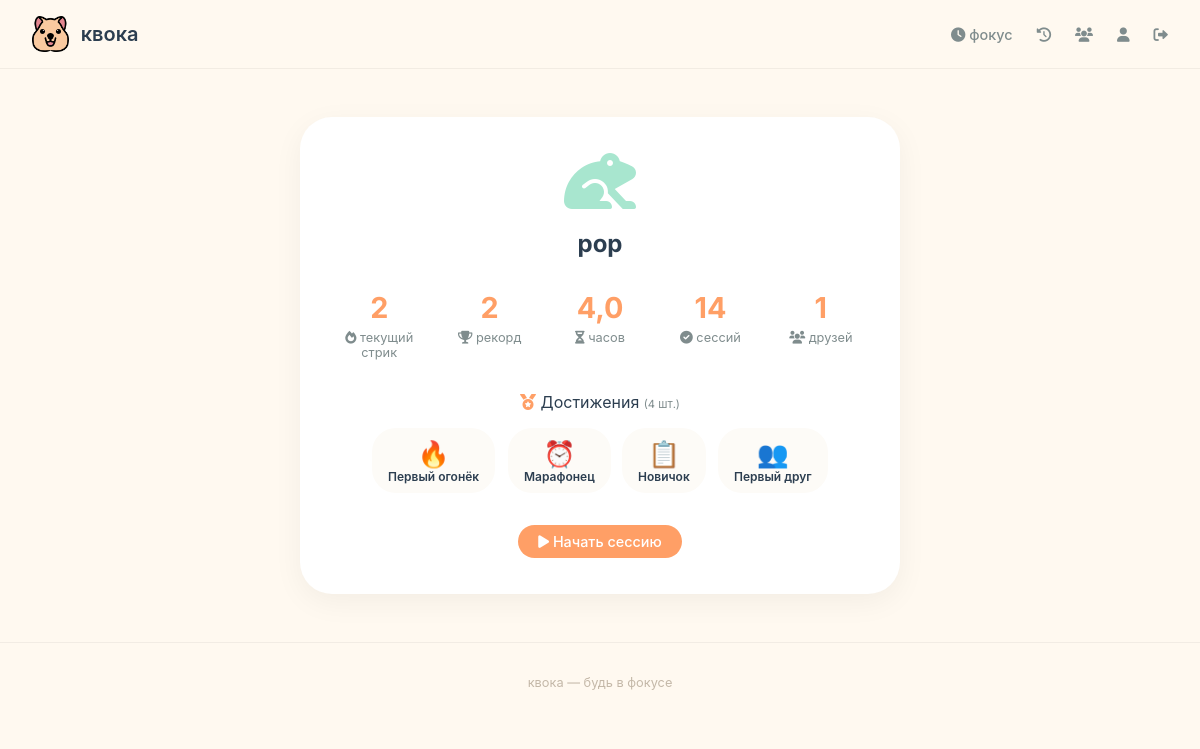
The page /profile/ (signed in) on the database as committed earlier.
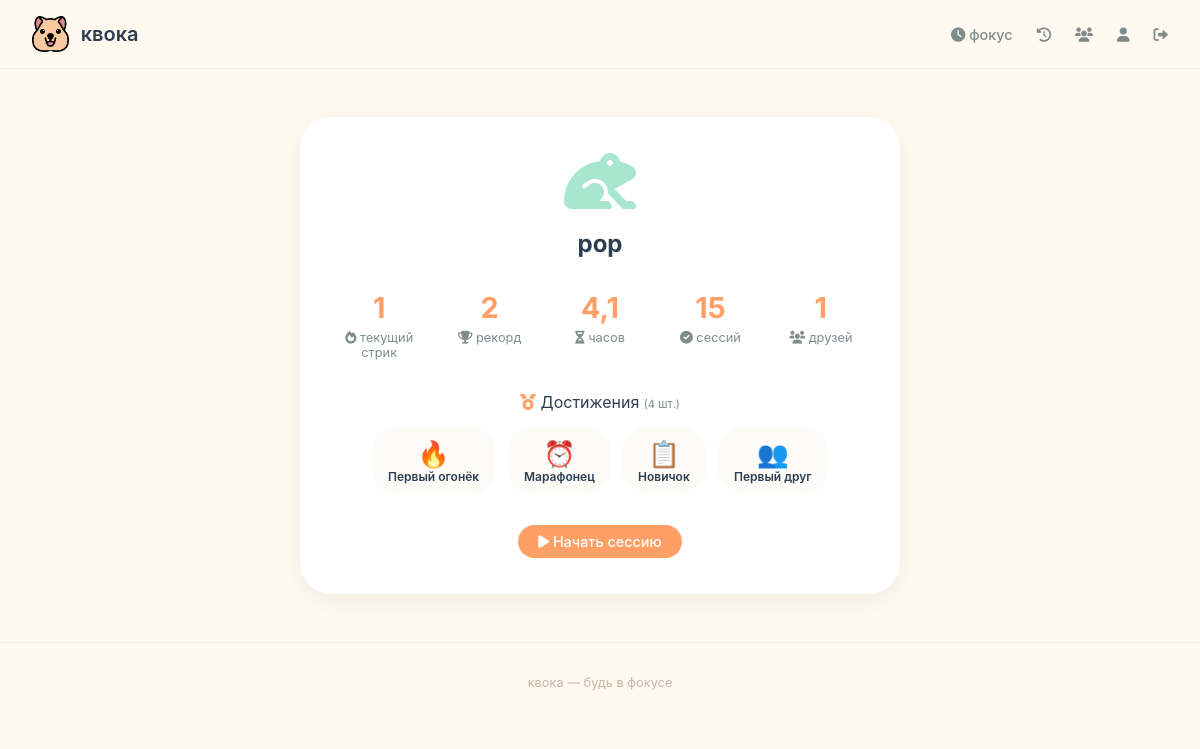
The same page on the database as committed later.
### core/models.py (models this page shows, shortened)
class User(AbstractUser):
    avatar = models.ImageField(upload_to='avatars/', blank=True, null=True)
    total_hours = models.FloatField(default=0.0)
    current_days = models.IntegerField(default=0)
    max_days = models.IntegerField(default=0)
    last_focus_date = models.DateField(null=True, blank=True)
    total_sessions = models.IntegerField(default=0)  # всего сессий
    total_videos_watched = models.IntegerField(default=0)  # просмотрено видео
    total_pdfs_read = models.IntegerField(default=0)  # прочитано PDF
    def get_achievements_list(self):
        return self.earned_achievements.select_related('achievement').all()
    def get_friends_count(self):
        from friends.models import Friend
        return Friend.objects.filter(
            models.Q(from_user=self, status='accepted') |
            models.Q(to_user=self, status='accepted')
        ).count()

### core/views.py (the view)
# urls.py: path('profile/', views.profile, name='profile'),
@login_required
def profile(request):
    achievements = request.user.get_achievements_list()
    context = {
        'user': request.user,
        'achievements': achievements,
    }
    return render(request, 'core/profile.html', context)

### templates/core/profile.html (shortened to what this page needs)
{% extends 'base.html' %}
{% load static %}
{% block content %}
<div class="profile-card">
    <div class="profile-header">
        <div class="profile-avatar">
            {% if user.avatar %}
                <img src="{{ user.avatar.url }}" alt="{{ user.username }}" style="width: 80px; height: 80px; border-radius: 50%; object-fit: cover;">
            {% else %}
                <i class="fas fa-frog" style="font-size: 4rem; color: #A8E6CF;"></i>
            {% endif %}
        </div>
        <h2>{{ user.username }}</h2>
    </div>
    <div class="profile-stats">
        <div class="stat-item">
            <div class="stat-value">{{ user.current_days }}</div>
            <div class="stat-name"><i class="fas fa-fire"></i> текущий стрик</div>
        </div>
        <div class="stat-item">
            <div class="stat-value">{{ user.max_days }}</div>
            <div class="stat-name"><i class="fas fa-trophy"></i> рекорд</div>
        </div>
        <div class="stat-item">
            <div class="stat-value">{{ user.total_hours|floatformat:1 }}</div>
            <div class="stat-name"><i class="fas fa-hourglass-half"></i> часов</div>
        </div>
        <div class="stat-item">
            <div class="stat-value">{{ user.total_sessions }}</div>
            <div class="stat-name"><i class="fas fa-check-circle"></i> сессий</div>
        </div>
        <div class="stat-item">
            <div class="stat-value">{{ user.get_friends_count }}</div>
            <div class="stat-name"><i class="fas fa-users"></i> друзей</div>
        </div>
    </div>
    <div class="achievements-section" style="margin-top: 2rem;">
        <div class="achievements-title" style="font-size: 1rem; margin-bottom: 1rem; color: #2C3E50;">
            <i class="fas fa-medal" style="color: #FF9F66;"></i> Достижения
            <span style="font-size: 0.7rem; color: #7F8C8D;">({{ achievements|length }} шт.)</span>
        </div>
        {% if achievements %}
            <div style="display: flex; gap: 0.75rem; flex-wrap: wrap; justify-content: center;">
                {% for earned in achievements %}
                    <div class="achievement-badge" style="position: relative; background: #FDFBF7; border-radius: 1.5rem; padding: 0.6rem 1rem; text-align: center; cursor: pointer; transition: transform 0.2s;">
                        <div style="font-size: 1.6rem;">
                            {% if earned.achievement.type == 'streak' %}🔥
                            {% elif earned.achievement.type == 'friends' %}👥
                            {% elif earned.achievement.type == 'sessions' %}📋
                            {% elif earned.achievement.type == 'hours' %}⏰
                            {% elif earned.achievement.type == 'media' %}📺
                            {% else %}🏆
                            {% endif %}
                        </div>
                        <div style="font-weight: 600; font-size: 0.75rem; color: #2C3E50;">{{ earned.achievement.name }}</div>
                    </div>
                {% endfor %}
            </div>
        {% else %}
            <div style="text-align: center; color: #7F8C8D; padding: 2rem; background: #FDFBF7; border-radius: 1rem;">
                <i class="fas fa-medal" style="font-size: 2rem; color: #C4B8A8; margin-bottom: 0.5rem; display: block;"></i>
                Пока нет достижений. Продолжай фокуситься!
            </div>
        {% endif %}
    </div>
    <div style="margin-top: 2rem;">
        <a href="{% url 'dashboard' %}" class="btn-primary" style="display: inline-block;">
            <i class="fas fa-play"></i> Начать сессию
        </a>
    </div>
</div>
{% endblock %}

Rows that differ between the two databases and show on the page:
changed User "pop": current_days "2" → "1"; total_hours "4,0" → "4,1"; total_sessions "14" → "15"
